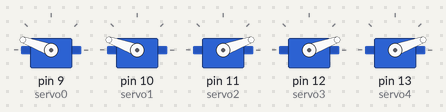
A sketch run on a simulated Arduino Uno, built with avr-gcc and run on an emulated ATmega328P. Shown: 5 × servo.

Above: at 0.05 s.
At 10.0 s:
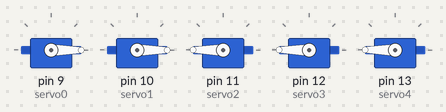
Timing chart, 0 to 13.0 s (numbered marks = the images above):
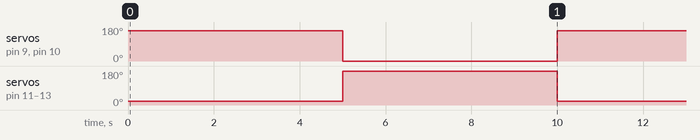

Measured:
- by itself, servo on pin 9 (servo0), servo on pin 10 (servo1): alternates 160° for 5.0 s and 0° for 5.0 s
- by itself, servo on pin 11 (servo2), servo on pin 12 (servo3), servo on pin 13 (servo4): alternates 180° for 5.0 s and 20° for 5.0 s

The sketch:

servoTest.ino
```cpp
#include <Servo.h>

#define ZEROPOSITION 540  //micro seconds, 0 degree
#define ENDPOSITION 2500  //micro seconds, 180 degree

Servo servo0;
Servo servo1;
Servo servo2;
Servo servo3;
Servo servo4;


int ADCVal = 0 ;
int servoDegree=0;

void setup() {
  // put your setup code here, to run once:

    servo0.attach(9, ZEROPOSITION, ENDPOSITION);
    servo1.attach(10, ZEROPOSITION, ENDPOSITION);
    servo2.attach(11, ZEROPOSITION, ENDPOSITION);
    servo3.attach(12, ZEROPOSITION, ENDPOSITION);
    servo4.attach(13, ZEROPOSITION, ENDPOSITION);

}

void loop() {
  // put your main code here, to run repeatedly:


  if(160<=servoDegree)
  {
    servoDegree=0;
  }
  else
  {
    servoDegree=160;
  }
  servo0.write(servoDegree);
  servo1.write(servoDegree);
  servo2.write(180-servoDegree);
  servo3.write(180-servoDegree);
  servo4.write(180-servoDegree);
  delay(5000);

}
```
